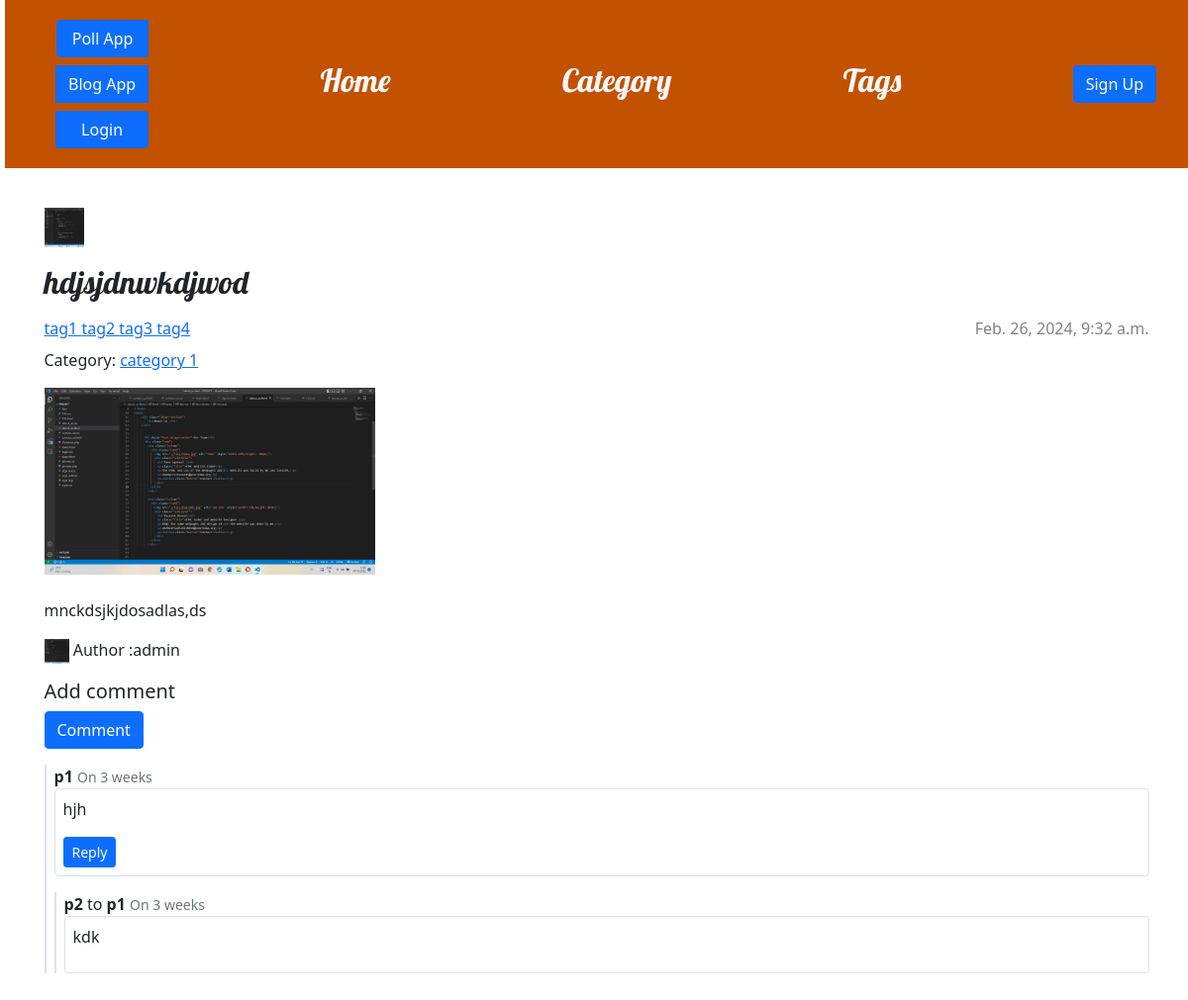
/post/hdjsj/, run on an earlier commit of the app's database.
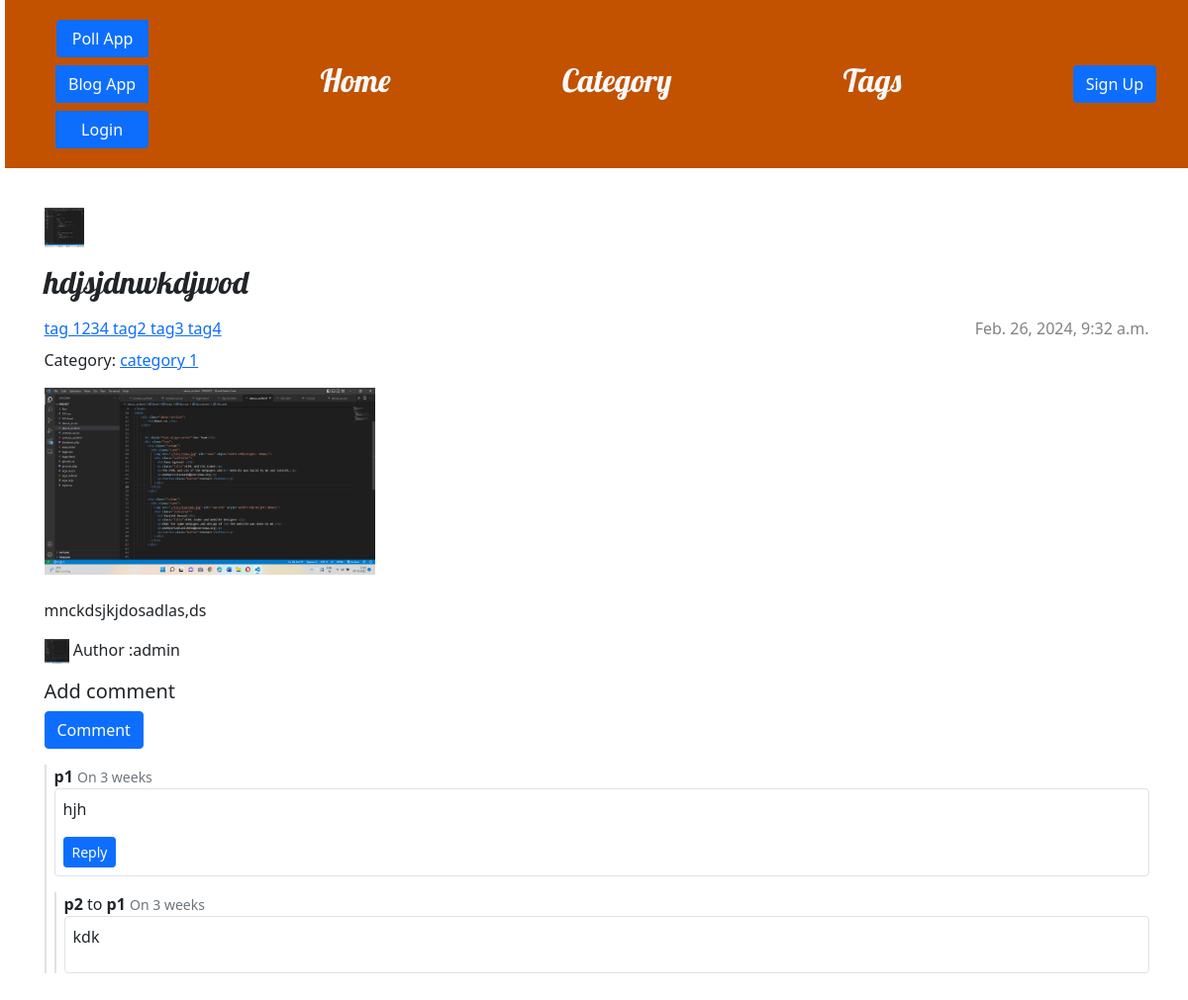
And on a later commit of the database.
### blog/models.py (models this page shows, shortened)
class Tag(models.Model):
    title= models.CharField(max_length=100,unique=True)
    slug = AutoSlugField(populate_from="title", unique=True, null = True , default=None)

### blog/views.py (the view)
# urls.py: path('post/<slug:slug>/' , views.post_detail , name = 'post_detail'),
def post_detail(request,slug):
    post = get_object_or_404(Post, slug=slug)
    comments = post.comments.filter(active=True)
    new_comment = None
    if request.method == 'POST':
        comment_form = CommentForm(data = request.POST)
        if comment_form.is_valid():
            new_comment = comment_form.save(commit=False)
            new_comment.post=post
            new_comment.save()
            return redirect('blog:post_detail' , slug = slug)
    else:
        comment_form =CommentForm()
    return render(request, 'blog/post_detail.html', {'post': post ,'new_comment' : new_comment ,'comments':comments , 'comment_form' : comment_form})

### blog/models.py (called while the page is built)
   def __str__(self):
       return self.username

    def get_comments(self):
        return Comment.objects.filter(post=self, parent__isnull=True, active=True)

    def get_absolute_url(self):
        return reverse('blog:post_detail' ,kwargs={"slug": self.slug})

    def get_comments(self):
        return Comment.objects.filter(parent=self).filter(active=True)

### blog/templates/blog/post_detail.html (shortened to what this page needs)
{% extends 'blog/base.html' %}
{% load static %}
{% block content %}
    <link rel="stylesheet" href="https://cdn.jsdelivr.net/npm/bootstrap@5.1.3/dist/css/bootstrap.min.css"
>
    <article class="post w-100">
        <p style="display:inline-block;">
            <img src="{{ post.thumbnails.url }}" alt = "{{ post.thumbnails}}"width="40px" height="40px">
            <h2 class="card-title mb-3 custom-font text-decoration-none">{{ post.title }}</h2>
        </p>
        {% if post.published_date %}
            <time class="date">
                {{ post.published_date }}
            </time>
        {% endif %}
        <div class="tags mb-2 mt-2">
            {% for tag in post.tags.all %}
            <a href="{% url 'blog:tag_post' tag_title=tag.title %}" class=" tag">
                {{ tag.title }}
            </a>
            {% endfor %}
        </div>
        {% if post.category %}
        <p>Category:
            <a href="{% url 'blog:cat_post' category_slug=post.category.title %}">
                 {{ post.category.title }}
            </a>
        </p>
        {% endif %}
        <img src="{{ post.featured_image.url }}" alt = "{{ post.title}}"width="30%" height="30%">
        <br><br>
        <p>{{ post.text|linebreaksbr }}</p>
        <p><img src="{{post.author.image.url}}" width="25px" height="25px" > Author :{{post.author}} </p>
        <h5>Add comment</h5>
        <form method="post" action="">
            <button type="submit" class="btn btn-primary" onclick="showCommentBox()">Comment</button>
        </form>
        {% if not post.comments.all %}
            No comments yet
        {% else %}
        {% for comment in post.get_comments %}
        {% include 'blog/comment.html' with comment=comment %}
                  <div >
                      <br><br>
                 </div>
          {% endfor %}
        {% endif %}
    </article>
{% endblock %}

What changed in the data, as far as the page shows it:
changed Tag: title "tag1" → "tag 1234"
